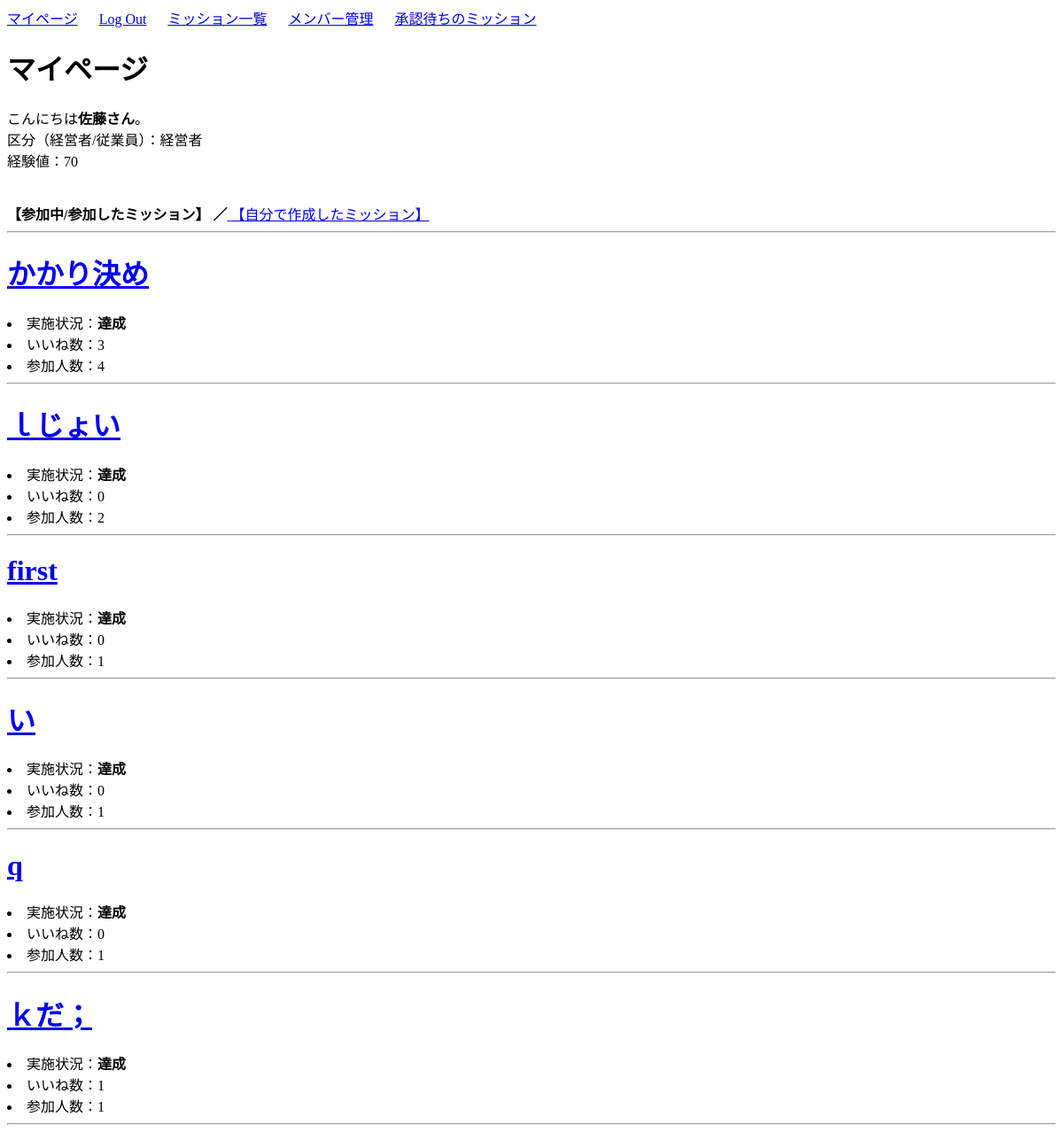
Before: /join/ (signed in) with the older database file.
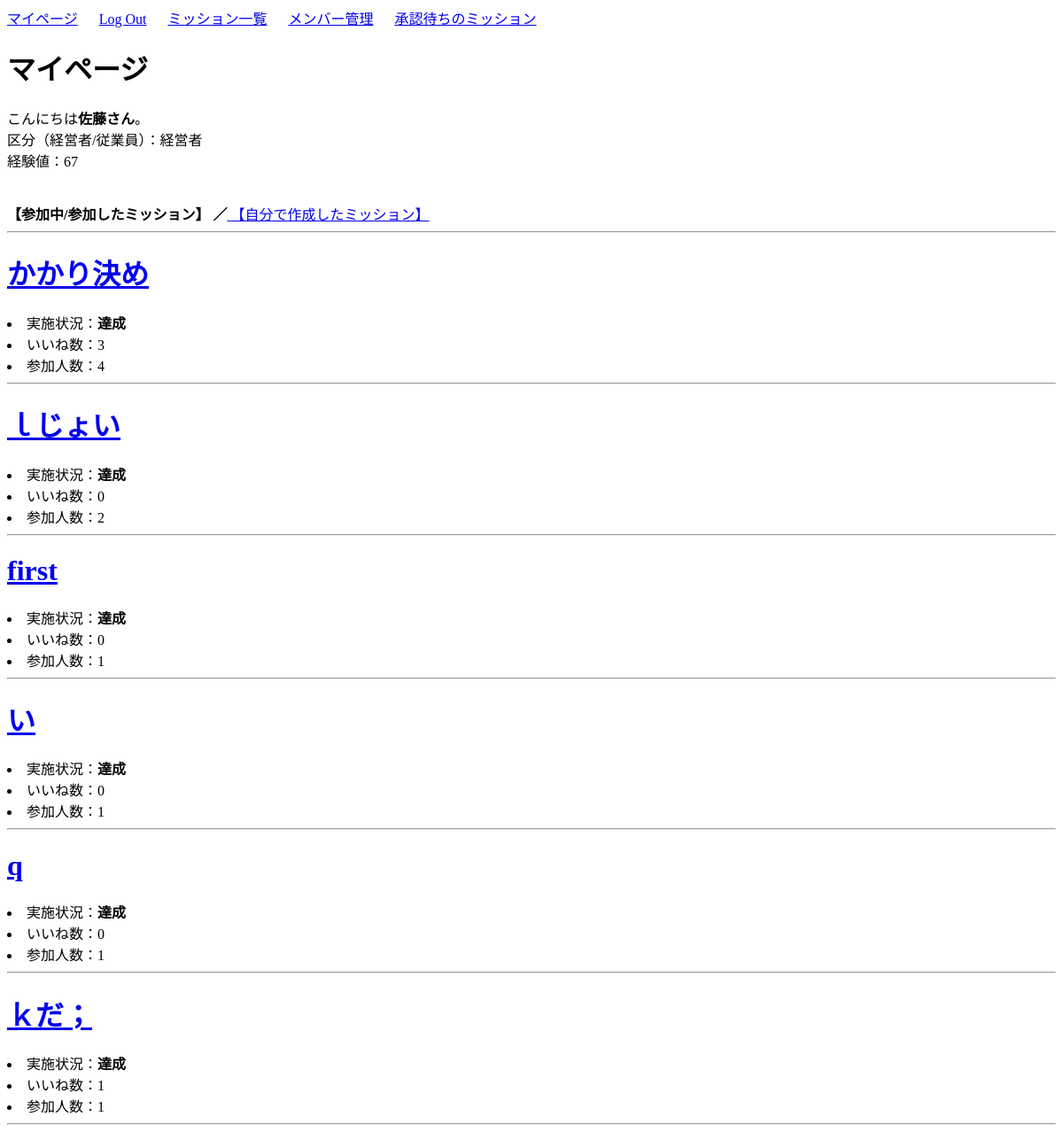
After: the same page with the newer database file.
### user/models.py (models this page shows, shortened)
class Profile(models.Model):
    user = models.OneToOneField(User, on_delete=models.CASCADE)
    kubun = models.CharField(verbose_name='区分',
                             max_length=2,
                             choices=KUBUN_CHOICES,
                             blank=True)
    exp_total = models.IntegerField(verbose_name='経験値', default=10)
    create_count = models.IntegerField(default=0)         # ミッション作成回数
    my_success_count = models.IntegerField(default=0)     # 自ら作成したミッションの達成数
    join_count = models.IntegerField(default=0)           # ミッション参加回数
    team_success_count = models.IntegerField(default=0)   # 参加したミッションの達成回数

### user/views.py (the view)
# urls.py: path('join/', views.join_list, name='join-list'),
def join_list(request):
    if request.user.is_authenticated:
        profiles = Profile.objects.filter(user__username=request.user.username)
        profile = profiles[0]
        my_missions = Mission.objects.filter(author=request.user)   # 自分が作成したミッション
        join_missions = profile.mission_set.all                     # 自分が参加したミッション
        contents = {
            "profile": profile,
            "total_exp": total_exp,
            "my_missions": my_missions,
            "join_missions": join_missions,
        }
    else:
        contents = {}
    return render(request, 'user/join_list.html', contents)

### user/templates/user/join_list.html (shortened to what this page needs)
{% extends 'mission/base.html' %}
{% block body %}
    <head>
    </head>
    <h1>マイページ</h1>
    {% if user.is_authenticated %}
    こんにちは<b>{{ profile.user.username }}さん</b>。
    <br>
    {% if profile %}
    区分（経営者/従業員）：{{ profile.get_kubun_display }}
    <br>
    経験値：{{ profile.exp_total }}
    <br>
    <br>
    <br>
    <b>【参加中/参加したミッション】 ／</b><a href="{% url 'expmain' %}"> 【自分で作成したミッション】</a>
    <hr>
    {% for item in join_missions reversed  %}
    <h1><a href="{% url 'mission-detail' item.id %}">{{ item.title }}</a></h1>
    <li>実施状況：<b>{{ item.get_mission_flg_display }}</b></li>
    <li>いいね数：{{ item.good_count }}</li>
    <li>参加人数：{{ item.participants }}</li>
    <hr>
    {% endfor %}
    {% else %}
    <p>データがありません。</p>
    {% endif %}
    {% else %}
    <h3>loginしてください。</h3>
    {% endif %}
{% endblock body %}

Changed rows visible on the page:
changed Profile "経営者": exp_total "70" → "67"
